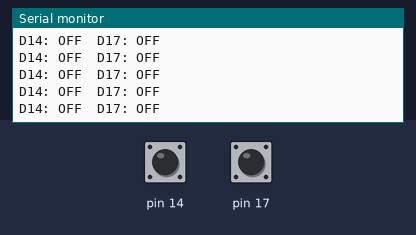
Recording of a sketch running on a simulated Arduino Uno, built with avr-gcc and run on an emulated ATmega328P. Parts: the last lines printed to the serial monitor. The inputs (shaded band) are chosen by the test bench; at power-on: pin 14 HIGH, pin 17 HIGH.

Above: at 1.2 s.
1.3 s: pin 14 pulled LOW for 0.15 s
At 1.31 s:
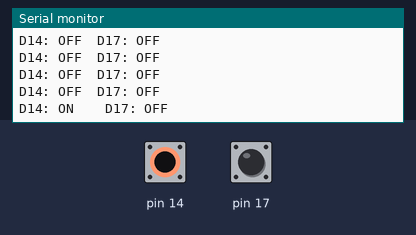
2.9 s: pin 17 pulled LOW for 0.15 s
At 2.91 s:
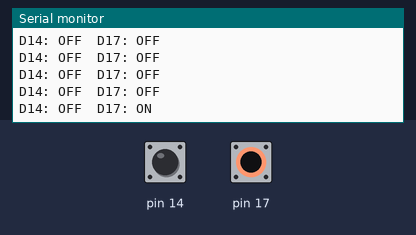
4.5 s: pin 14 driven LOW and pin 17 driven LOW
At 4.51 s:
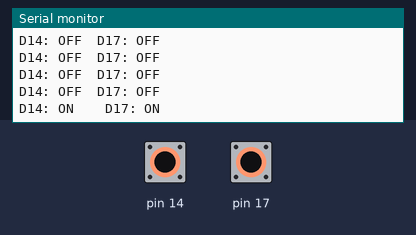

Measured:
- after the input at 1.3 s, the serial monitor: prints a new line at once (image 1)
- after the input at 2.9 s, the serial monitor: prints a new line at once (image 2)
- after the input at 4.5 s, the serial monitor: prints a new line at once (image 3)

The sketch:

switch_basic.ino
```cpp
void setup() {
  pinMode(14, INPUT_PULLUP);
  pinMode(17, INPUT_PULLUP);
  Serial.begin(9600);
}

void loop() {
  Serial.print("D14: ");
  if (digitalRead(14) == LOW) {
    Serial.print("ON\t");
  } else {
    Serial.print("OFF");
  }
  Serial.print("\t");
  Serial.print("D17: ");
  if (digitalRead(17) == LOW) {
    Serial.println("ON");
  } else {
    Serial.println("OFF");
  }
  delay(100);
}
```
